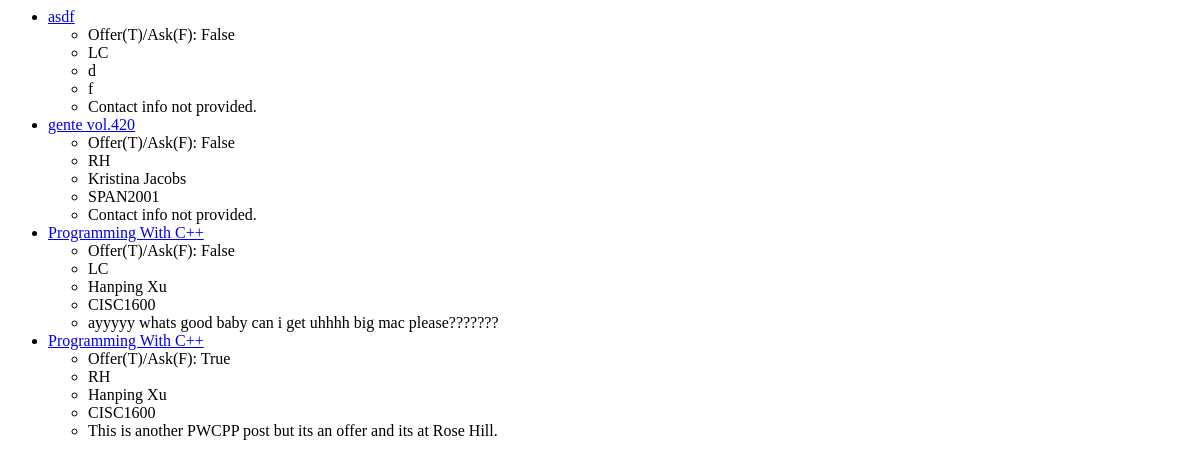
Page /books/list on the earlier database version.
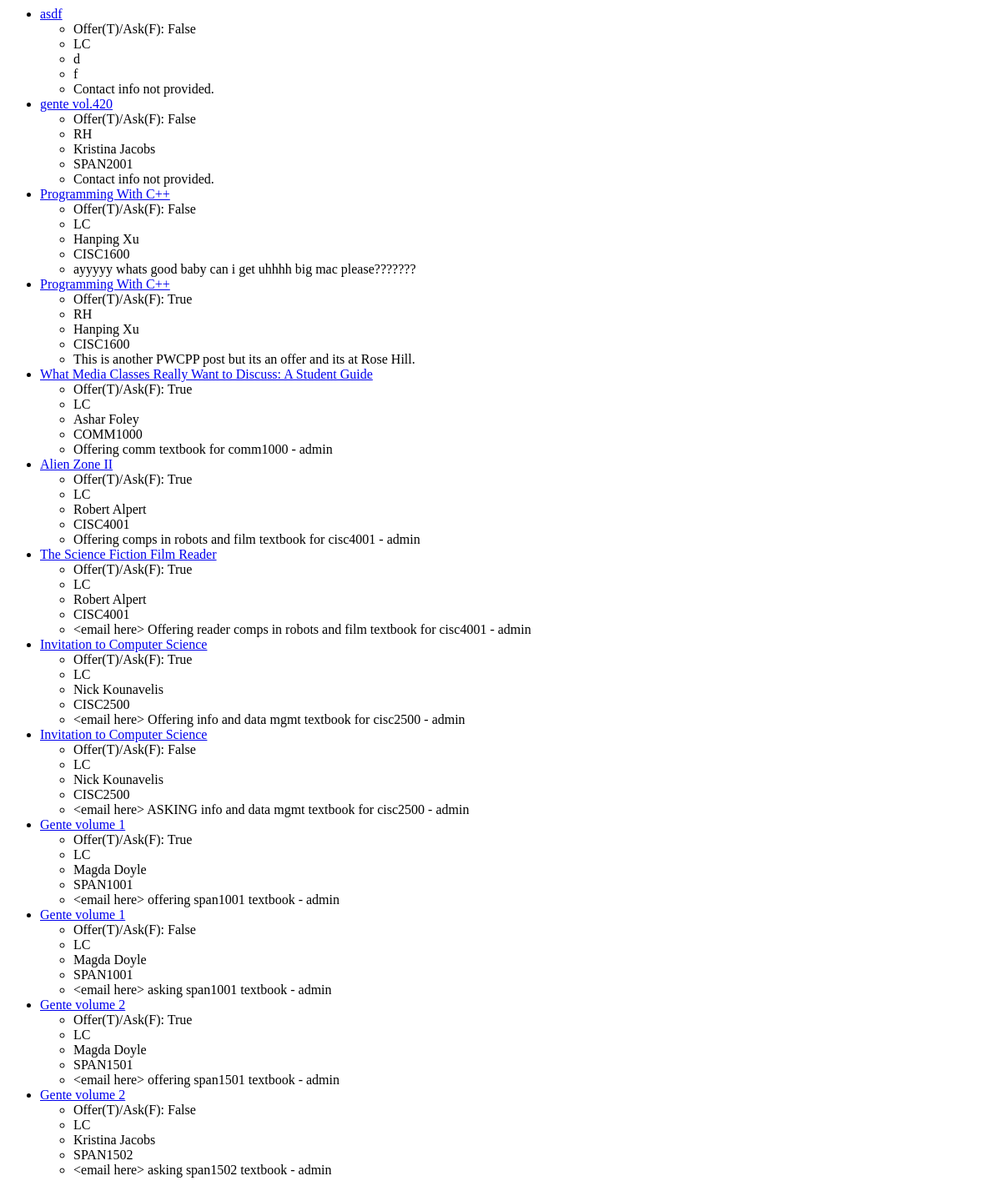
Same page on the later database version.
### books/models.py (models this page shows, shortened)
class Book(models.Model):
    CAMPUS_CHOICES = [
        ('LC', 'Lincoln Center'),
        ('RH', 'Rose Hill'),
        ('LR', 'Both'),
    ]
    SEMESTER_CHOICES = [
        ('F', 'Fall'),
        ('S', 'Spring'),
        ('U', 'Summer'),
    ]
    YEAR_CHOICES = [
        (2017, '2017'),
        (2018, '2018'),
        (2019, '2019'),
        (2020, '2020'),
        (2021, '2021'),
    ]
    CONDITION_CHOICES = [
        (1, 'New'),
        (2, 'Mint'),
        (3, 'Used'),
        (4, 'Bad'),
        (5, 'Unusable/Missing Parts'),
    ]
    date_created= models.DateTimeField(auto_now=True, editable=False)
    post_type= models.BooleanField('Offer(T)/Ask(F)')
    book_title= models.CharField(max_length=150)
    book_author= models.CharField(max_length=150, null=True, blank=True)
    campus= models.CharField(max_length=2, choices=CAMPUS_CHOICES)
    professor= models.CharField(max_length=20)
    class_subject= models.CharField(max_length=8)
    class_section= models.CharField(max_length=3, null=True, blank=True)
    semester= models.CharField(max_length=1, choices=SEMESTER_CHOICES)
    year= models.SmallIntegerField(choices=YEAR_CHOICES)
    online_code= models.BooleanField(null=True, blank=True)
    edition= models.CharField(max_length=20, null=True, blank=True)
    condition= models.SmallIntegerField(choices=CONDITION_CHOICES)
    contact_info = models.TextField(max_length=200, default="Contact info not provided.")

### books/views.py (the view)
# urls.py: path('books/list', BookList.as_view(), name='list'),
class BookList(ListView):
    template_name='books/book_list.html'
    model = Book

### books/templates/books/book_list.html
<ul>
{% for Book in object_list %}
    <li><a href="{% url 'books:detail' Book.id %}">{{Book.book_title}}</a></li>
    <ul>
        <li>Offer(T)/Ask(F): {{Book.post_type}}</li>
        <li>{{Book.campus}}</li>
        <li>{{Book.professor}}</li>
        <li>{{Book.class_subject}}</li>
        <li>{{Book.contact_info}}</li>
    </ul>
{% endfor %}
</ul>

Differences in the rows shown:
added Book: book_title "What Media Classes Really Want to Discuss: A Student Guide", post_type "True", campus "LC", professor "Ashar Foley", class_subject "COMM1000", contact_info "Offering comm textbook for comm1000 - admin"
added Book: book_title "Alien Zone II", post_type "True", campus "LC", professor "Robert Alpert", class_subject "CISC4001", contact_info "Offering comps in robots and film textbook for cisc4001 - admin"
added Book: book_title "The Science Fiction Film Reader", post_type "True", campus "LC", professor "Robert Alpert", class_subject "CISC4001", contact_info "<email here> Offering reader comps in robots and film textbook for cisc4001 - admin"
added Book: book_title "Invitation to Computer Science", post_type "True", campus "LC", professor "Nick Kounavelis", class_subject "CISC2500", contact_info "<email here> Offering info and data mgmt textbook for cisc2500 - admin"
added Book: book_title "Invitation to Computer Science", post_type "False", campus "LC", professor "Nick Kounavelis", class_subject "CISC2500", contact_info "<email here> ASKING info and data mgmt textbook for cisc2500 - admin"
added Book: book_title "Gente volume 1", post_type "True", campus "LC", professor "Magda Doyle", class_subject "SPAN1001", contact_info "<email here> offering span1001 textbook - admin"
added Book: book_title "Gente volume 1", post_type "False", campus "LC", professor "Magda Doyle", class_subject "SPAN1001", contact_info "<email here> asking span1001 textbook - admin"
added Book: book_title "Gente volume 2", post_type "True", campus "LC", professor "Magda Doyle", class_subject "SPAN1501", contact_info "<email here> offering span1501 textbook - admin"
added Book: book_title "Gente volume 2", post_type "False", campus "LC", professor "Kristina Jacobs", class_subject "SPAN1502", contact_info "<email here> asking span1502 textbook - admin"
